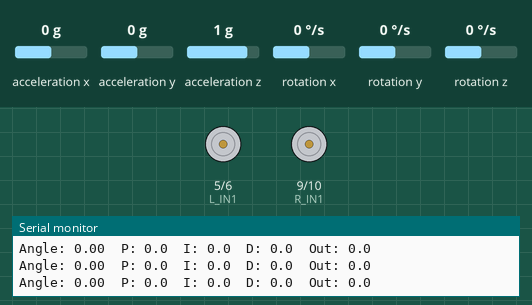
Simulated run of this sketch. Board: Arduino Uno, built with avr-gcc and run on an emulated ATmega328P. On the bench: motor-driver pin pairs drawn as motors (green arrow = first pin HIGH = forward, orange = second pin HIGH = backward, longer = more drive), the last lines printed to the serial monitor. Wiring (inferred from the names in the program): MPU-6050 motion sensor at I2C address 0x68. Inputs (shaded band) come from the test bench; at power-on: acceleration y 0 g, rotation x 0 °/s, acceleration z 1 g, acceleration x 0 g, rotation y 0 °/s, rotation z 0 °/s.

Above: at 3.8 s.
3.9 s: acceleration y set to -1.4 g
At 4.02 s:
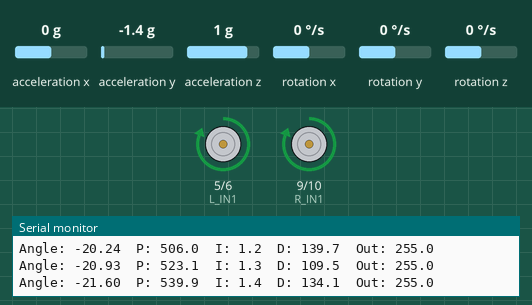
5.6 s: acceleration y set to -0.7 g
8.6 s: acceleration y set to -0.5 g
At 10.5 s:
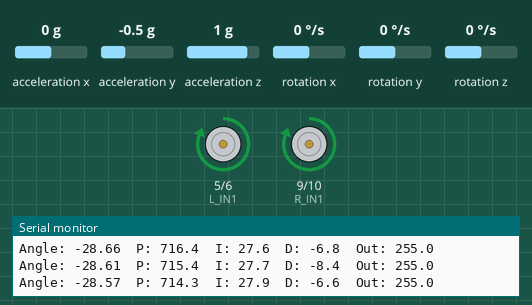
11.6 s: rotation x set to 100 °/s
At 13.35 s:
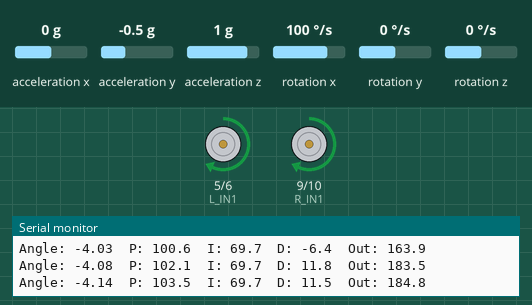
14.6 s: acceleration z set to -1.4 g
17.6 s: acceleration y set to 0.8 g
Timing chart, 0 to 20.1 s (numbered marks = the images above; inputs shaded):
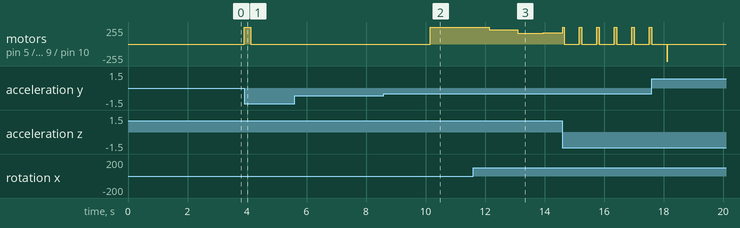

The sketch:

Version1.ino
```cpp
// (licence header left out)
#include <Wire.h>

// ─── Motor Pins ─────────────────────────────────────────────
#define L_IN1   5    // Left  motor — PWM pin A
#define L_IN2   6    // Left  motor — PWM pin B
#define R_IN1   9    // Right motor — PWM pin A
#define R_IN2  10    // Right motor — PWM pin B

// ─── MPU6050 ────────────────────────────────────────────────
#define MPU_ADDR      0x68
#define ACCEL_SCALE   16384.0   // ±2g  → LSB/g
#define GYRO_SCALE    131.0     // ±250°/s → LSB/(°/s)

// ─── PID Constants ──────────────────────────────────────────
// START HERE when tuning:
//  1. Set Ki=0, Kd=0. Raise Kp until robot balances but oscillates.
//  2. Raise Kd until oscillation damps out.
//  3. Add small Ki to correct slow drift.
float Kp = 25.0;
float Ki =  1.0;
float Kd =  0.8;

// ─── Setpoint ───────────────────────────────────────────────
// The angle (in degrees) the robot tries to maintain.
// 0.0 = perfectly vertical. Adjust ±2° to account for
// your robot's actual center-of-mass lean.
float SETPOINT = 0.0;

// ─── Safety cutoff ──────────────────────────────────────────
// If tilt exceeds this the robot has fallen — stop motors
// to prevent damage / runaway.
#define FALL_ANGLE  35.0

// ─── Complementary filter weight ────────────────────────────
// 0.98 trusts gyro 98% (smooth), accelerometer 2% (drift fix)
#define ALPHA  0.98

// ─── Globals ────────────────────────────────────────────────
float  angle    = 0.0;    // fused tilt angle (degrees)
float  pidError = 0.0;
float  pidPrev  = 0.0;
float  pidI     = 0.0;
long   lastTime = 0;

// Raw sensor data
int16_t ax, ay, az;
int16_t gx, gy, gz;

// ─── MPU6050 helpers ────────────────────────────────────────

void mpuInit() {
  Wire.beginTransmission(MPU_ADDR);
  Wire.write(0x6B);   // PWR_MGMT_1
  Wire.write(0x00);   // wake up
  Wire.endTransmission();

  Wire.beginTransmission(MPU_ADDR);
  Wire.write(0x1B);   // GYRO_CONFIG
  Wire.write(0x00);   // ±250°/s
  Wire.endTransmission();

  Wire.beginTransmission(MPU_ADDR);
  Wire.write(0x1C);   // ACCEL_CONFIG
  Wire.write(0x00);   // ±2g
  Wire.endTransmission();
}

void mpuRead() {
  Wire.beginTransmission(MPU_ADDR);
  Wire.write(0x3B);   // start at ACCEL_XOUT_H
  Wire.endTransmission(false);
  Wire.requestFrom(MPU_ADDR, 14, true);

  ax = (Wire.read() << 8) | Wire.read();
  ay = (Wire.read() << 8) | Wire.read();
  az = (Wire.read() << 8) | Wire.read();
  Wire.read(); Wire.read();             // skip temperature
  gx = (Wire.read() << 8) | Wire.read();
  gy = (Wire.read() << 8) | Wire.read();
  gz = (Wire.read() << 8) | Wire.read();
}

// ─── Angle calculation ──────────────────────────────────────
// ORIENTATION NOTE:
//   This assumes the MPU6050 is mounted with the chip face
//   pointing FORWARD and the X-axis pointing UP on the chassis.
//   If the angle reads backwards, negate accelAngle and gyroRate.

float getAngle(float dt) {
  float accelAngle = atan2((float)ay, (float)az) * 180.0 / PI;
  float gyroRate   = (float)gx / GYRO_SCALE;   // deg/s around X-axis

  // Complementary filter: blend gyro integration with accel correction
  angle = ALPHA * (angle + gyroRate * dt) + (1.0 - ALPHA) * accelAngle;
  return angle;
}

// ─── Motor control ──────────────────────────────────────────

/** Drive left motor. speed -255…+255. Positive = forward. */
void leftMotor(int speed) {
  speed = constrain(speed, -255, 255);
  if (speed >= 0) {
    analogWrite(L_IN1, speed);
    analogWrite(L_IN2, 0);
  } else {
    analogWrite(L_IN1, 0);
    analogWrite(L_IN2, -speed);
  }
}

/** Drive right motor. speed -255…+255. Positive = forward. */
void rightMotor(int speed) {
  speed = constrain(speed, -255, 255);
  if (speed >= 0) {
    analogWrite(R_IN1, speed);
    analogWrite(R_IN2, 0);
  } else {
    analogWrite(R_IN1, 0);
    analogWrite(R_IN2, -speed);
  }
}

void stopMotors() {
  analogWrite(L_IN1, 0); analogWrite(L_IN2, 0);
  analogWrite(R_IN1, 0); analogWrite(R_IN2, 0);
}

// ─── Setup ──────────────────────────────────────────────────
void setup() {
  pinMode(L_IN1, OUTPUT); pinMode(L_IN2, OUTPUT);
  pinMode(R_IN1, OUTPUT); pinMode(R_IN2, OUTPUT);
  stopMotors();

  Wire.begin();
  mpuInit();

  Serial.begin(115200);
  Serial.println(F("Self-Balancing Robot v1.0"));
  Serial.println(F("Warming up MPU6050..."));

  // Let the complementary filter settle
  delay(2000);

  // Prime the angle with a few readings
  for (int i = 0; i < 100; i++) {
    mpuRead();
    angle = atan2((float)ay, (float)az) * 180.0 / PI;
    delay(5);
  }

  lastTime = millis();
  Serial.println(F("Running. Place robot upright."));
}

// ─── Main Loop ──────────────────────────────────────────────
void loop() {
  long now = millis();
  float dt  = (now - lastTime) / 1000.0;   // seconds
  lastTime  = now;

  mpuRead();
  float currentAngle = getAngle(dt);

  // Safety: if fallen, stop everything
  if (abs(currentAngle) > FALL_ANGLE) {
    stopMotors();
    pidI = 0;   // reset integral to prevent windup on restart
    Serial.println(F("FALLEN — motors stopped."));
    delay(500);
    return;
  }

  // ── PID ─────────────────────────────────────────────────
  pidError = SETPOINT - currentAngle;

  float pidP = Kp * pidError;
  pidI      += Ki * pidError * dt;
  pidI       = constrain(pidI, -150, 150);   // anti-windup clamp
  float pidD = Kd * (pidError - pidPrev) / dt;
  pidPrev    = pidError;

  float output = pidP + pidI + pidD;
  output = constrain(output, -255, 255);

  // Positive output → robot leaning forward → drive forward to catch it
  leftMotor((int) output);
  rightMotor((int) output);

  // ── Serial debug ────────────────────────────────────────
  // Comment out if loop feels slow
  Serial.print(F("Angle: ")); Serial.print(currentAngle, 2);
  Serial.print(F("  P: ")); Serial.print(pidP, 1);
  Serial.print(F("  I: ")); Serial.print(pidI, 1);
  Serial.print(F("  D: ")); Serial.print(pidD, 1);
  Serial.print(F("  Out: ")); Serial.println(output, 1);
}
```

Measured:
- after the input at 3.9 s, motor on pin 5 (L_IN1) / pin 6 (L_IN2), motor on pin 9 (R_IN1) / pin 10 (R_IN2): stopped → forward 255/255 at once, → stopped 0.22 s later
- after the input at 8.6 s, motor on pin 5 (L_IN1) / pin 6 (L_IN2), motor on pin 9 (R_IN1) / pin 10 (R_IN2): stopped → forward 255/255 after 1.6 s
- after the input at 11.6 s, motor on pin 5 (L_IN1) / pin 6 (L_IN2), motor on pin 9 (R_IN1) / pin 10 (R_IN2): forward 255/255 → forward 216/255 after 0.55 s, → forward 164/255 0.95 s later, → forward 165/255 0.26 s later, → forward 164/255 0.26 s later, … (7 changes in this stretch)
